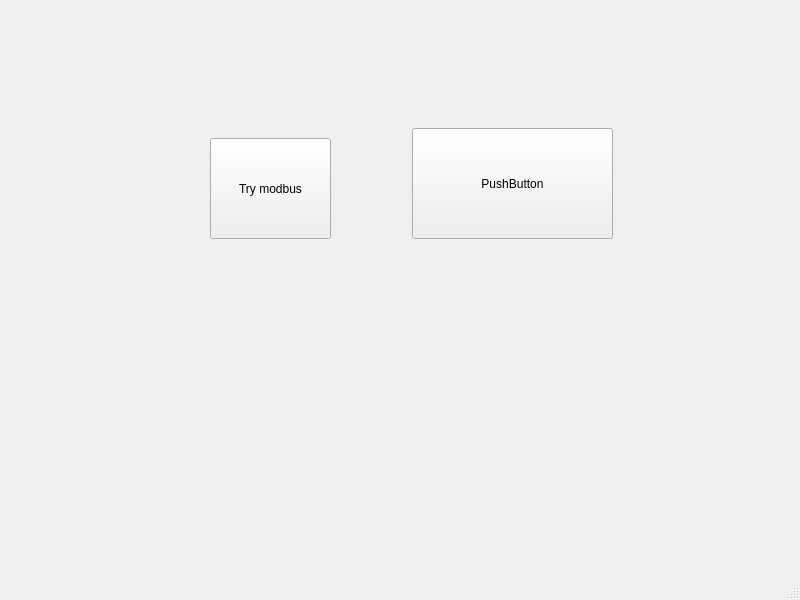
<?xml version="1.0" encoding="UTF-8"?>
<ui version="4.0">
 <class>MainWindow</class>
 <widget class="QMainWindow" name="MainWindow">
  <property name="geometry">
   <rect>
    <x>0</x>
    <y>0</y>
    <width>800</width>
    <height>600</height>
   </rect>
  </property>
  <property name="windowTitle">
   <string>MainWindow</string>
  </property>
  <widget class="QWidget" name="centralwidget">
   <widget class="QPushButton" name="pushButton">
    <property name="geometry">
     <rect>
      <x>210</x>
      <y>138</y>
      <width>121</width>
      <height>101</height>
     </rect>
    </property>
    <property name="text">
     <string>Try modbus</string>
    </property>
   </widget>
   <widget class="QPushButton" name="pushButton_2">
    <property name="geometry">
     <rect>
      <x>412</x>
      <y>128</y>
      <width>201</width>
      <height>111</height>
     </rect>
    </property>
    <property name="text">
     <string>PushButton</string>
    </property>
   </widget>
  </widget>
  <widget class="QMenuBar" name="menubar">
   <property name="geometry">
    <rect>
     <x>0</x>
     <y>0</y>
     <width>800</width>
     <height>25</height>
    </rect>
   </property>
  </widget>
  <widget class="QStatusBar" name="statusbar"/>
 </widget>
 <resources/>
 <connections/>
</ui>
